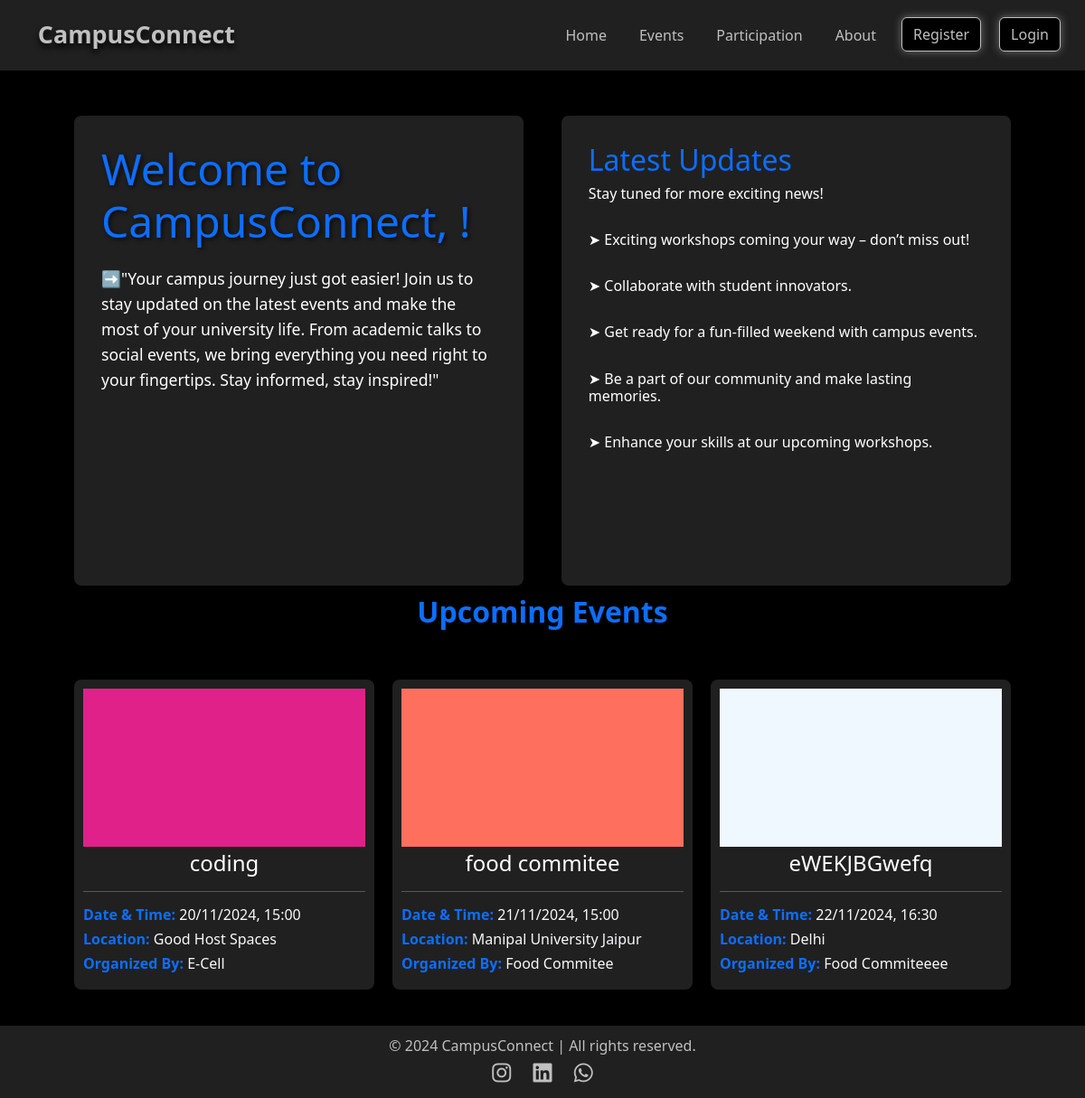
The page / on the database its author committed.
### events/models.py (models this page shows, shortened)
class Event(models.Model):
    title = models.CharField(max_length=100)
    description = models.TextField()
    event_datetime = models.DateTimeField()
    location = models.CharField(max_length=200)
    photo = models.ImageField(upload_to='event_photos/', blank=True, null=True)
    organized_by = models.CharField(max_length=100, default="Unknown")
    user = models.ForeignKey(User, on_delete=models.CASCADE)
    is_approved = models.BooleanField(default=False)

### events/views.py (the view)
# urls.py: 2. Add a URL to urlpatterns:  path('', views.home, name='home')
def home(request):
    events = Event.objects.filter(event_datetime__gte=timezone.now()).order_by('event_datetime')[:3]
    return render(request, 'home.html', {'events': events})

### events/templates/home.html (shortened to what this page needs)
{% extends "layout.html" %}
{% block content %}
    <div class="home-container">
        <div class="left-side">
            <h1>Welcome to CampusConnect, {{ request.user.username }}!</h1>
            <p>➡️"Your campus journey just got easier! Join us to stay updated on the latest events and make the most of your university life. From academic talks to social events, we bring everything you need right to your fingertips. Stay informed, stay inspired!"</p>
        </div>
        <div class="right-side">
            <h1>Latest Updates</h1>
            <h6>Stay tuned for more exciting news!</h6><br>
            <h6>➤ Exciting workshops coming your way – don’t miss out!</h6><br>
            <h6>➤ Collaborate with student innovators.</h6><br>
            <h6>➤ Get ready for a fun-filled weekend with campus events.</h6><br>
            <h6>➤ Be a part of our community and make lasting memories.</h6><br>
            <h6>➤ Enhance your skills at our upcoming workshops.</h6>
        </div>
    </div>
    <div class="events-section">
        <h2><center><strong>Upcoming Events</strong></center></h2>
        <div class="events-container">
            {% for event in events %}
                <div class="event">
                    {% if event.photo %}
                        <img src="{{ event.photo.url }}" class="card-img-top" alt="Event photo">
                    {% else %}
                        <img src="default_image_url.jpg" class="card-img-top" alt="Default image">
                    {% endif %}
                    <h3><center><span style="color: #ffffff">{{ event.title }}</span></center></h3><hr>
                    <h6><strong><span style="color: #0d6efd;">Date & Time:<span></strong> {{ event.event_datetime|date:"d/m/Y, H:i" }}</h6>
                    <h6><strong><span style="color: #0d6efd;">Location:<span></strong> {{ event.location }}</h6>
                    <h6><strong><span style="color: #0d6efd;">Organized By:<span></strong> {{ event.organized_by }}</h6>
                </div>
            {% endfor %}
        </div>
    </div>
{% endblock %}

### templates/layout.html (style rules this page uses)
body { background-color: #000000; color: #f8f9fa; min-height: 100vh; display: flex; flex-direction: column; }

### events/templates/home.html (style rules this page uses)
.home-container { display: flex; justify-content: space-between; align-items: flex-start; padding: 40px; background-color: #000; color: #ffffff; height: 60vh; margin-top: 10px; }
.left-side, .right-side { width: 48%; background-color: #202020; padding: 30px; border-radius: 8px; box-shadow: 0 4px 10px rgba(0, 0, 0, 0.2); height: 130%; }
.left-side h1 { font-size: 3rem; color: #0d6efd; margin-bottom: 20px; text-shadow: 2px 2px 5px rgba(0, 0, 0, 0.7); }
.left-side p, .right-side p { font-size: 1.1rem; line-height: 1.6; }
.right-side h1 { font-size: 2rem; color: #0d6efd; }
.events-section { background-color: #000; padding: 20px; border-radius: 8px; box-shadow: 0 4px 10px rgba(0, 0, 0, 0.2); margin-top: 70px; }
.events-section h2 { font-size: 2rem; color: #0d6efd; margin-bottom: 20px; }
.events-container { display: grid; grid-template-columns: repeat(auto-fill, minmax(250px, 1fr)); gap: 20px; padding: 20px; }
.event { background-color: #202020; padding: 10px; border-radius: 8px; box-shadow: 0 4px 10px rgba(0, 0, 0, 0.2); margin-top: 15px; min-width: 250px; transition: transform 0.3s ease, box-shadow 0.3s ease; }
.event h3 { font-size: 1.5rem; color: #0d6efd; margin-top: 4px; }

### rows shown on the page
Event: photo (picture), title "coding", event_datetime "20/11/2024, 15:00", location "Good Host Spaces", organized_by "E-Cell"
Event: photo (picture), title "food commitee", event_datetime "21/11/2024, 15:00", location "Manipal University Jaipur", organized_by "Food Commitee"
Event: photo (picture), title "eWEKJBGwefq", event_datetime "22/11/2024, 16:30", location "Delhi", organized_by "Food Commiteeee"
